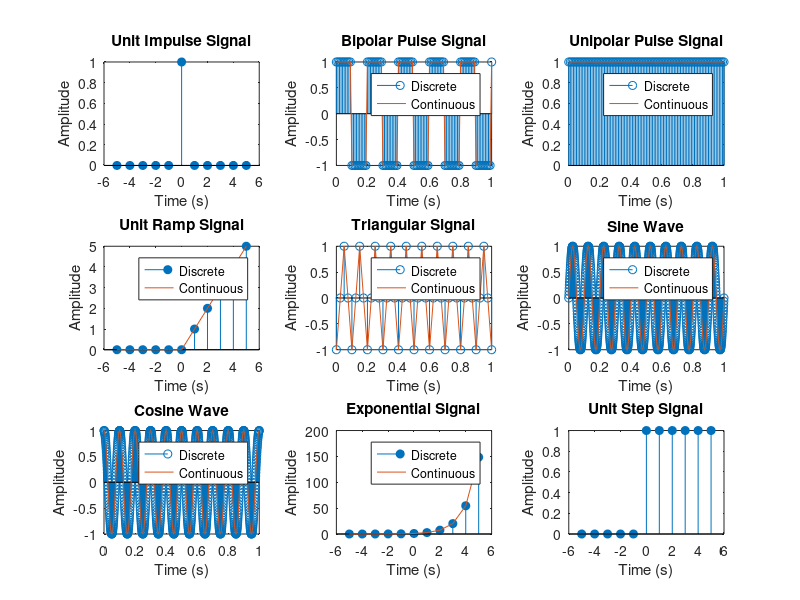

This figure's MATLAB source:
clc;
clear all;
close all;

% Subplot 1: Unit Impulse Signal
subplot(3,3,1);
t = -5:1:5;
y = [zeros(1,5),ones(1,1),zeros(1,5)]; % Unit Impulse
stem(t,y, 'filled'); % Discrete Plot
xlabel("Time (s)");
ylabel("Amplitude");
title("Unit Impulse Signal");

% Subplot 2: Bipolar Pulse Signal
subplot(3,3,2);
t2 = 0:0.01:1;
f = 5;
y2 = square(2*pi*f*t2); % Bipolar Pulse Signal
stem(t2,y2); % Discrete Plot
hold on;
plot(t2,y2); % Continuous Plot
xlabel("Time (s)");
ylabel("Amplitude");
title("Bipolar Pulse Signal");
legend("Discrete","Continuous");

% Subplot 3: Unipolar Pulse Signal
subplot(3,3,3);
t3 = 0:0.01:1;
f = 5;
y3 = abs(square(2*pi*f*t3)); % Unipolar Pulse
stem(t3,y3); % Discrete Plot
hold on;
plot(t3,y3); % Continuous Plot
xlabel("Time (s)");
ylabel("Amplitude");
title("Unipolar Pulse Signal");
legend("Discrete","Continuous");

% Subplot 4: Unit Ramp Signal
subplot(3,3,4);
t4 = -5:1:5;
y4 = t4 .* (t4>=0); % Unit Ramp Signal
stem(t4,y4, 'filled'); % Discrete Plot
hold on;
plot(t4,y4); % Continuous Plot
xlabel("Time (s)");
ylabel("Amplitude");
title("Unit Ramp Signal");
legend("Discrete","Continuous");

% Subplot 5: Triangular Signal
subplot(3,3,5);
t5 = 0:0.025:1;
f = 10;
y5 = sawtooth(2*pi*f*t5, 0.5); % Triangular Signal
stem(t5,y5); % Discrete Plot
hold on;
plot(t5,y5); % Continuous Plot
xlabel("Time (s)");
ylabel("Amplitude");
title("Triangular Signal");
legend("Discrete","Continuous");

% Subplot 6: Sine Wave
subplot(3,3,6);
t6 = 0:0.001:1;
f = 10;
y6 = sin(2*pi*f*t6); % Sine Wave
stem(t6,y6); % Discrete Plot
hold on;
plot(t6,y6); % Continuous Plot
xlabel("Time (s)");
ylabel("Amplitude");
title("Sine Wave");
legend("Discrete","Continuous");

% Subplot 7: Cosine Wave
subplot(3,3,7);
t7 = 0:0.001:1;
f = 10;
y7 = cos(2*pi*f*t7); % Cosine Wave
stem(t7,y7); % Discrete Plot
hold on;
plot(t7,y7); % Continuous Plot
xlabel("Time (s)");
ylabel("Amplitude");
title("Cosine Wave");
legend("Discrete","Continuous");

% Subplot 8: Exponential Signal
subplot(3,3,8);
t8 = -5:1:5;
y8 = exp(t8); % Exponential Signal
stem(t8,y8, 'filled'); % Discrete Plot
hold on;
plot(t8,y8); % Continuous Plot
xlabel("Time (s)");
ylabel("Amplitude");
title("Exponential Signal");
legend("Discrete","Continuous");

% Subplot 9: Unit Step Signal
subplot(3,3,9);
t9 = -5:1:5;
y9 = [zeros(1,5),ones(1,6)]; % Unit Step Signal
stem(t9,y9, 'filled'); % Discrete Plot
xlabel("Time (s)");
ylabel("Amplitude");
title("Unit Step Signal");
